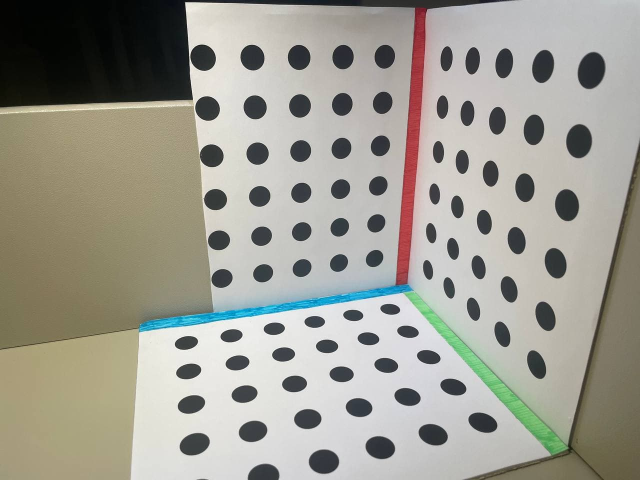
#> input picture cw1/cameraCalibration/3d/201.jpg, 1280 x 960 px, found by its file name (shown at 1/2 size)
$ python main2.py
#> lines starting #> are read from the running program, lines starting #| are printed output that depends on the picture; after the words box and inside, x2 and y2 are one past the last pixel; in counts of white or black regions, pixels touching at a corner belong together; long printed decimals are rounded
import math
from copy import deepcopy
import numpy as np
import cv2
from sympy import true

# Define Color Boundaries
RED = (np.array([0, 0, 110]), np.array([100, 100, 255]))
BLUE = (np.array([100, 100, 0]), np.array([255, 255, 100]))
GREEN = (np.array([100, 180, 100]), np.array([150, 255, 150]))
# Read Image
img = cv2.imread("data/201.jpg")
#> img is the input picture: shape (960, 1280, 3); mean B, G, R 145.6, 155.5, 157.2


def axis_line(img: np.ndarray, col: tuple) -> tuple:
    # Finding the Red Line (x-y plane and y-z plane separator)
#> called with col = ([0, 0, 110], [100, 100, 255])
    mask_img = cv2.inRange(img, col[0], col[1])
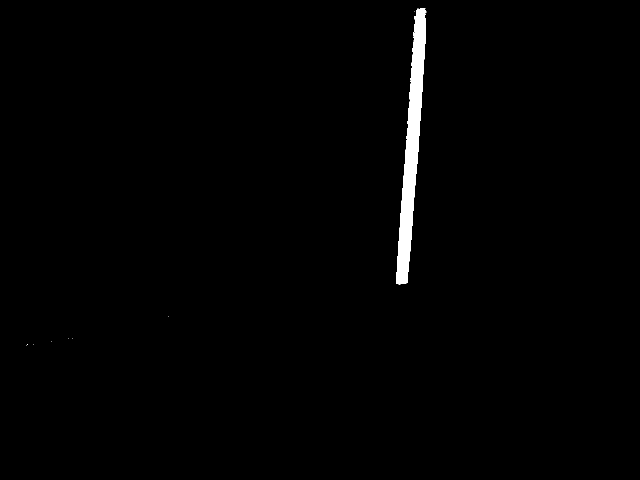
#> mask_img: shape (960, 1280) (shown at 1/2 size); 1.1% white; 13 white regions (12 under 20 px)
    line_cont_candidates = cv2.findContours(
        mask_img, cv2.RETR_LIST, cv2.CHAIN_APPROX_SIMPLE
    )[-2]
#> line_cont_candidates = 20 contours, 18 with area under 20; largest, box (x1, y1, x2, y2) and area: (792, 16, 852, 569) 12704, (848, 38, 851, 65) 50

    line_contour = max(line_cont_candidates, key=lambda x: cv2.contourArea(x))
#> line_contour = contour of 259 points, box (x1, y1, x2, y2) (792, 16, 852, 569), area 12704
    cv2.drawContours(img, line_contour, -1, [0, 0, 0], 10)
#> img: shape (960, 1280, 3); 0.71% of pixels changed, all inside (x1, y1, x2, y2) = (787, 11, 857, 574)
    cv2.imwrite("test.jpg", img)
    left_most = min(line_contour, key=lambda x: x[0][0])[0]
#> left_most = [792, 556]
    right_most = max(line_contour, key=lambda x: x[0][0])[0]
#> right_most = [851, 21]
    bottom_most = max(line_contour, key=lambda x: x[0][1])[0]
#> bottom_most = [797, 568]
    top_most = min(line_contour, key=lambda x: x[0][1])[0]
#> top_most = [842, 16]
    distance_0_1 = np.linalg.norm(top_most - left_most)
#> distance_0_1 = 542.3
    distance_1_2 = np.linalg.norm(right_most - top_most)
#> distance_1_2 = 10.3
    if distance_0_1 >= distance_1_2:
        pt1 = np.array(
            [
                int((bottom_most[0] + left_most[0]) / 2),
                int((bottom_most[1] + left_most[1]) / 2),
            ]
        )
#> pt1 = [794, 562]
        pt2 = np.array(
            [
                int((top_most[0] + right_most[0]) / 2),
                int((top_most[1] + right_most[1]) / 2),
            ]
        )
#> pt2 = [846, 18]
    else:
        pt1 = np.array(
            [
                int((top_most[0] + left_most[0]) / 2),
                int((top_most[1] + left_most[1]) / 2),
            ]
        )
        pt2 = np.array(
            [
                int((right_most[0] + bottom_most[0]) / 2),
                int((right_most[1] + bottom_most[1]) / 2),
            ]
        )
    return pt1, pt2


def shortest_distance(
    point1: np.ndarray, point2: np.ndarray, point3: np.ndarray
) -> float:
    """calculate shortest distance from point1 to line created from points2,3."""

    line = point2 - point3
    normal_vect = deepcopy(line)
    temp = normal_vect[1]
    normal_vect[1] = -normal_vect[0]
    normal_vect[0] = temp
    norm_factor = np.linalg.norm(normal_vect)
    unit_norm_vect = normal_vect / norm_factor
    point_to_line = point2 - point1
    output = abs(np.dot(point_to_line, unit_norm_vect))
    return output


def intersect_vects(
    point1: np.ndarray,
    point2: np.ndarray,
    point3: np.ndarray,
    point4: np.ndarray,
) -> np.ndarray:
    line_1_2 = point2 - point1
    line_3_4 = point4 - point3
    line_3_1 = point3 - point1
    mat = np.c_[line_1_2, line_3_4]
    inv_mat = np.linalg.inv(mat)
    vars = np.dot(inv_mat, line_3_1)
    output = point1 + vars[0] * line_1_2
    return output


red_pt1, red_pt2 = axis_line(img, RED)
#> red_pt1 = [794, 562]; red_pt2 = [846, 18]
print("here")
blue_pt1, blue_pt2 = axis_line(img, BLUE)
#> call 2 of axis_line, with col = ([100, 100, 0], [255, 255, 100])
#> in axis_line (call 2), `mask_img = cv2.inRange(img, col[0], col[1])`: mask_img: shape (960, 1280); 0.82% white; 291 white regions (287 under 20 px)
#> in axis_line (call 2), `line_cont_candidates = cv2.findContours( mask_img, cv2.RETR_LIST, cv2...`: line_cont_candidates = 311 contours, 310 with area under 20; largest, box (x1, y1, x2, y2) and area: (277, 570, 827, 664) 8820
#> in axis_line (call 2), `line_contour = max(line_cont_candidates, key=lambda x: cv2.contourArea..`: line_contour = contour of 456 points, box (x1, y1, x2, y2) (277, 570, 827, 664), area 8820
#> in axis_line (call 2), `cv2.drawContours(img, line_contour, -1, [0, 0, 0], 10)`:
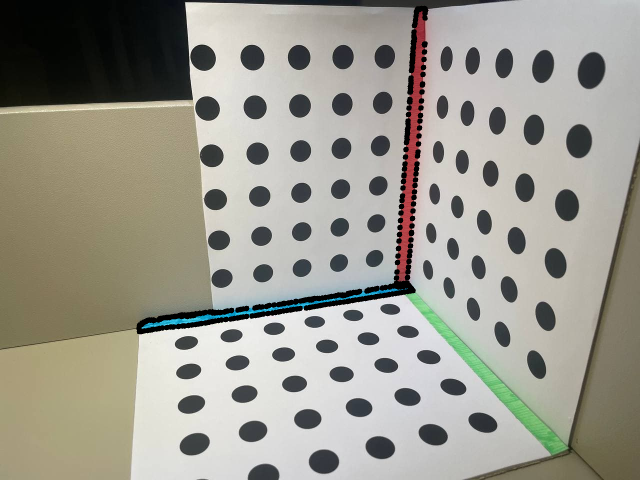
#> img: shape (960, 1280, 3) (shown at 1/2 size); mean B, G, R 143.1, 153.1, 155.1
#> in axis_line (call 2), `left_most = min(line_contour, key=lambda x: x[0][0])[0]`: left_most = [277, 656]
#> in axis_line (call 2), `right_most = max(line_contour, key=lambda x: x[0][0])[0]`: right_most = [826, 581]
#> in axis_line (call 2), `bottom_most = max(line_contour, key=lambda x: x[0][1])[0]`: bottom_most = [278, 663]
#> in axis_line (call 2), `top_most = min(line_contour, key=lambda x: x[0][1])[0]`: top_most = [816, 570]
#> in axis_line (call 2), `distance_0_1 = np.linalg.norm(top_most - left_most)`: distance_0_1 = 545.8
#> in axis_line (call 2), `distance_1_2 = np.linalg.norm(right_most - top_most)`: distance_1_2 = 14.87
#> in axis_line (call 2), `pt1 = np.array( [ int((bottom_most[0] + left_most[0]) / 2), int((botto..`: pt1 = [277, 659]
#> in axis_line (call 2), `pt2 = np.array( [ int((top_most[0] + right_most[0]) / 2), int((top_mos..`: pt2 = [821, 575]
#> blue_pt1 = [277, 659]; blue_pt2 = [821, 575]
green_pt1, green_pt2 = axis_line(img, GREEN)
#> call 3 of axis_line, with col = ([100, 180, 100], [150, 255, 150])
#> in axis_line (call 3), `mask_img = cv2.inRange(img, col[0], col[1])`:
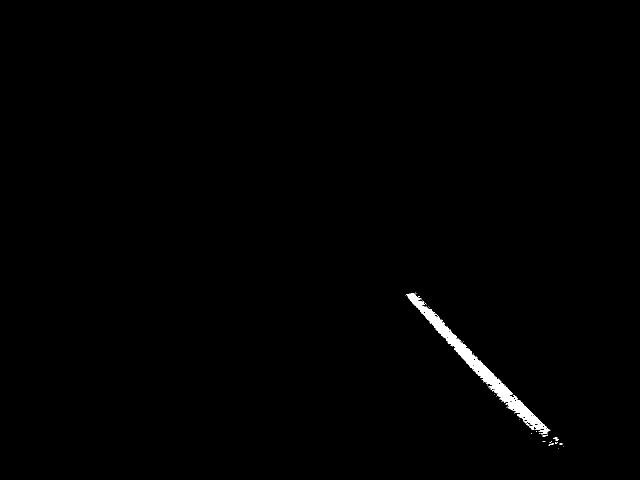
#> mask_img: shape (960, 1280) (shown at 1/2 size); 0.6% white; 48 white regions (45 under 20 px)
#> in axis_line (call 3), `line_cont_candidates = cv2.findContours( mask_img, cv2.RETR_LIST, cv2...`: line_cont_candidates = 171 contours, 166 with area under 20; largest, box (x1, y1, x2, y2) and area: (812, 586, 1101, 869) 6862, (1047, 838, 1060, 843) 32, (1069, 847, 1081, 851) 26, (845, 623, 854, 628) 22, (982, 776, 991, 781) 20
#> in axis_line (call 3), `line_contour = max(line_cont_candidates, key=lambda x: cv2.contourArea..`: line_contour = contour of 896 points, box (x1, y1, x2, y2) (812, 586, 1101, 869), area 6862
#> in axis_line (call 3), `cv2.drawContours(img, line_contour, -1, [0, 0, 0], 10)`:
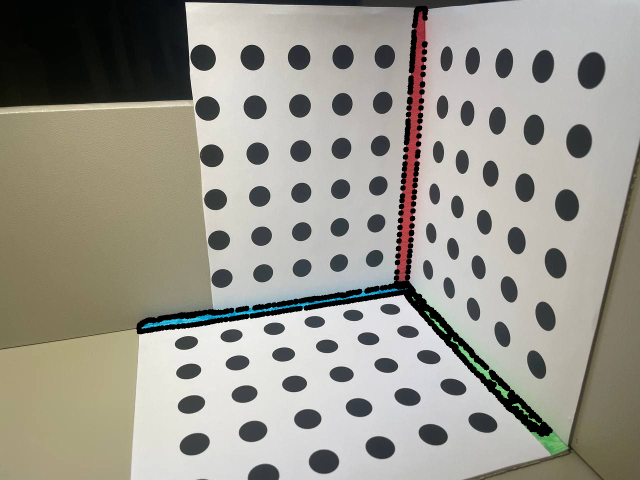
#> img: shape (960, 1280, 3) (shown at 1/2 size); 0.86% of pixels changed, all inside (x1, y1, x2, y2) = (808, 583, 1106, 874)
#> in axis_line (call 3), `left_most = min(line_contour, key=lambda x: x[0][0])[0]`: left_most = [812, 588]
#> in axis_line (call 3), `right_most = max(line_contour, key=lambda x: x[0][0])[0]`: right_most = [1100, 861]
#> in axis_line (call 3), `bottom_most = max(line_contour, key=lambda x: x[0][1])[0]`: bottom_most = [1083, 868]
#> in axis_line (call 3), `top_most = min(line_contour, key=lambda x: x[0][1])[0]`: top_most = [825, 586]
#> in axis_line (call 3), `distance_0_1 = np.linalg.norm(top_most - left_most)`: distance_0_1 = 13.15
#> in axis_line (call 3), `distance_1_2 = np.linalg.norm(right_most - top_most)`: distance_1_2 = 388.9
#> in axis_line (call 3), `pt1 = np.array( [ int((top_most[0] + left_most[0]) / 2), int((top_most..`: pt1 = [818, 587]
#> in axis_line (call 3), `pt2 = np.array( [ int((right_most[0] + bottom_most[0]) / 2), int((righ..`: pt2 = [1091, 864]
#> green_pt1 = [818, 587]; green_pt2 = [1091, 864]

# Finding all Calibration Dots
gray_img = cv2.cvtColor(img, cv2.COLOR_BGR2GRAY)
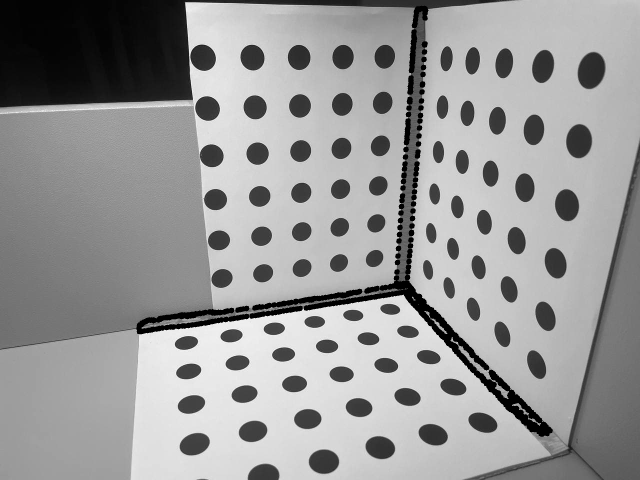
#> gray_img: shape (960, 1280) (shown at 1/2 size); min 0, max 255, mean 151.1
output = cv2.threshold(gray_img, 100, 255, cv2.THRESH_BINARY)
dot_cont_candidates = cv2.findContours(
    output[1], cv2.RETR_LIST, cv2.CHAIN_APPROX_TC89_KCOS
)[-2]
#> dot_cont_candidates = 377 contours, 266 with area under 20; largest, box (x1, y1, x2, y2) and area: (0, 0, 1280, 960) 1040306, (1154, 341, 1280, 909) 35437, (970, 912, 1188, 960) 5413, (1155, 104, 1211, 179) 3194, (1132, 248, 1185, 317) 2816
s1 = 300
s2 = 2500
dot_conts = [
    cnt for cnt in dot_cont_candidates if s1 < cv2.contourArea(cnt) < s2
]
#> dot_conts = 88 contours; largest, box (x1, y1, x2, y2) and area: (1109, 378, 1159, 443) 2461, (617, 899, 679, 948) 2334, (1064, 99, 1109, 167) 2304, (380, 88, 432, 143) 2156, (730, 872, 791, 919) 2143
xcenters = []
for c in dot_conts:
    M = cv2.moments(c)
    cX = int(M["m10"] / M["m00"])
    cY = int(M["m01"] / M["m00"])
    # cv2.circle(img, (cX, cY), 7, (255, 255, 255), -1)
    # cv2.putText(
    #     img,
    #     f"({cX},{cY})",
    #     (cX + 10, cY + 10),
    #     cv2.FONT_HERSHEY_SCRIPT_SIMPLEX,
    #     1,
    #     (0, 0, 0),
    # )
    xcenters.append(np.array([cX, cY]))
#> this loop made 88 passes
#> (cX, cY) on passes 1 to 12: (647, 922), (760, 894), (388, 888), (865, 868), (505, 862), (965, 844), (615, 837), (717, 814), (382, 808), (814, 793), (488, 787), (906, 773)
#> after the loop, xcenters = 88 pairs, first value 372 to 1133, second value 112 to 922

# Find 6-nearest points on the y-z plane to the x-y/y-z separator

# Exclude all dots not to the left of the x-y/y-z plane separator
y_z_dots = list(
    filter(
        lambda x: (
            x[0] < max(red_pt1[0], red_pt2[0])
            and x[1] < min(blue_pt1[1], blue_pt2[1])
        ),
        xcenters,
    )
)
#> y_z_dots = 31 pairs, first value 405 to 812, second value 112 to 556
list.sort(y_z_dots, key=lambda x: shortest_distance(x, red_pt1, red_pt2))
#> in shortest_distance, `line = point2 - point3`: line = [-52, 544]
#> in shortest_distance, `temp = normal_vect[1]`: temp = 544
#> in shortest_distance, `norm_factor = np.linalg.norm(normal_vect)`: norm_factor = 546.5
#> in shortest_distance, `unit_norm_vect = normal_vect / norm_factor`: unit_norm_vect = [0.995, 0.0952]
#> in shortest_distance, `point_to_line = point2 - point1`: point_to_line = [351, 6]
#> in shortest_distance, `output = abs(np.dot(point_to_line, unit_norm_vect))`: output = 350
y_z_dots = y_z_dots[:6]
#> y_z_dots = [[812, 447], [748, 516], [752, 446], [756, 371], [760, 291], [764, 205]]
list.sort(y_z_dots, key=lambda x: x[1], reverse=True)
y_z_dots = np.array(y_z_dots)
#> y_z_dots = [[748, 516], [812, 447], [752, 446], [756, 371], [760, 291], [764, 205]]
print("yz", y_z_dots.T)
#| yz [[748 812 752 756 760 764]
#|  [516 447 446 371 291 205]]

x_y_dots = list(
    filter(
        lambda x: (
            x[0] > min(red_pt1[0], red_pt2[0])
            and x[1] < min(green_pt1[1], green_pt2[1])
        ),
        xcenters,
    )
)
#> x_y_dots = 25 pairs, first value 812 to 1133, second value 117 to 578
list.sort(x_y_dots, key=lambda x: shortest_distance(x, red_pt1, red_pt2))
x_y_dots = x_y_dots[:6]
#> x_y_dots = [[812, 447], [892, 117], [884, 213], [876, 303], [868, 387], [861, 465]]
list.sort(x_y_dots, key=lambda x: x[1], reverse=True)
x_y_dots = np.array(x_y_dots)
#> x_y_dots = [[861, 465], [812, 447], [868, 387], [876, 303], [884, 213], [892, 117]]
print("xy", x_y_dots.T)
#| xy [[861 812 868 876 884 892]
#|  [465 447 387 303 213 117]]
origin = intersect_vects(red_pt1, red_pt2, green_pt1, green_pt2)
#> in intersect_vects, `line_1_2 = point2 - point1`: line_1_2 = [52, -544]
#> in intersect_vects, `line_3_4 = point4 - point3`: line_3_4 = [273, 277]
#> in intersect_vects, `line_3_1 = point3 - point1`: line_3_1 = [24, 25]
#> in intersect_vects, `mat = np.c_[line_1_2, line_3_4]`: mat = [[52, 273], [-544, 277]]
#> in intersect_vects, `inv_mat = np.linalg.inv(mat)`: inv_mat = [[0.0017, -0.00168], [0.00334, 0.000319]]
#> in intersect_vects, `vars = np.dot(inv_mat, line_3_1)`: vars = [-0.00109, 0.0881]
#> in intersect_vects, `output = point1 + vars[0] * line_1_2`: output = [793.9, 562.6]
#> origin = [793.9, 562.6]
x_z_dots = list(
    filter(
        lambda x: (x[0] > origin[1]),
        xcenters,
    )
)
#> x_z_dots = 66 pairs, first value 566 to 1133, second value 112 to 922
list.sort(x_z_dots, key=lambda x: abs(np.linalg.norm(x - origin)))

x_z_dots = x_z_dots[0]
#> x_z_dots = [779, 618]

i_mat = np.c_[x_y_dots.T, y_z_dots.T, x_z_dots.T]
# [8 lines of commented-out code are left out]

cv2.line(img, tuple(red_pt1), tuple(red_pt2), color=(255, 255, 255))
cv2.line(img, tuple(blue_pt1), tuple(blue_pt2), color=(255, 255, 255))
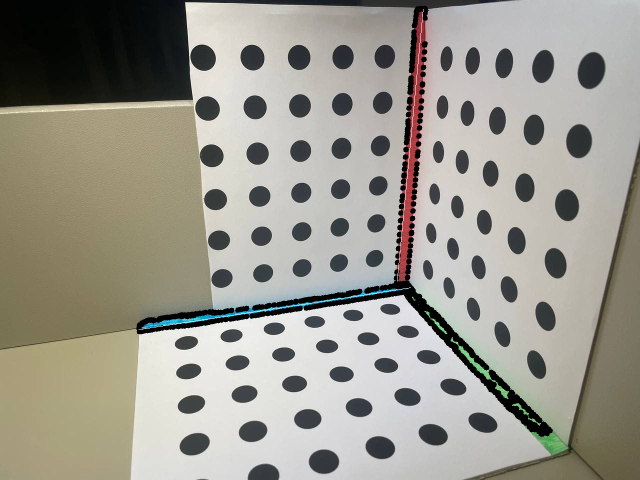
#> img: shape (960, 1280, 3) (shown at 1/2 size); mean B, G, R 142, 151.6, 154.1
cv2.line(img, tuple(green_pt1), tuple(green_pt2), color=(255, 255, 255))
#> img: shape (960, 1280, 3); 0.02% of pixels changed, all inside (x1, y1, x2, y2) = (818, 587, 1092, 865)
cv2.imwrite("output.jpg", img)


p_mat = np.array(
    [
        [0.03, 0.03, 0.03, 0.03, 0.03, 0.03, 0, 0, 0, 0, 0, 0, 0.03],
        [
            0.03,
            0.06,
            0.09,
            0.12,
            0.15,
            0.18,
            0.03,
            0.06,
            0.09,
            0.12,
            0.15,
            0.18,
            0,
        ],
        [0, 0, 0, 0, 0, 0, 0.03, 0.03, 0.03, 0.03, 0.03, 0.03, 0.03],
    ]
)
for id in range(p_mat.shape[1]):
    r_point = np.r_[p_mat[:, id], 1]
    i_point = i_mat[:, id]
    corr_1 = np.array(
        np.r_[(r_point * -1), np.zeros(4), (r_point * i_point[0])]
    )
    corr_1 = np.expand_dims(corr_1, axis=0)
    corr_2 = np.array(
        np.r_[np.zeros(4), (r_point * -1), (r_point * i_point[1])]
    )
    corr_2 = np.expand_dims(corr_2, axis=0)
    if id == 0:
        output = corr_1
        output = np.r_[output, corr_2]
    else:
        output = np.r_[output, corr_1, corr_2]
#> this loop made 13 passes
#> (r_point, i_point, corr_1, corr_2) on passes 1 to 4: ([0.03, 0.03, 0, 1], [861, 465], [-0.03, -0.03, 0, -1, 0, 0, 0, 0, 25.83, 25.83, 0, 861], [0, 0, 0, 0, -0.03, -0.03, 0, -1, 13.95, 13.95, 0, 465]), ([0.03, 0.06, 0, 1], [812, 447], [-0.03, -0.06, 0, -1, 0, 0, 0, 0, 24.36, 48.72, 0, 812], [0, 0, 0, 0, -0.03, -0.06, 0, -1, 13.41, 26.82, 0, 447]), ([0.03, 0.09, 0, 1], [868, 387], [-0.03, -0.09, 0, -1, 0, 0, 0, 0, 26.04, 78.12, 0, 868], [0, 0, 0, 0, -0.03, -0.09, 0, -1, 11.61, 34.83, 0, 387]), ([0.03, 0.12, 0, 1], [876, 303], [-0.03, -0.12, 0, -1, 0, 0, 0, 0, 26.28, 105.1, 0, 876], [0, 0, 0, 0, -0.03, -0.12, 0, -1, 9.09, 36.36, 0, 303])

svd_matrix = np.linalg.svd(output)
u, d, v_h = svd_matrix
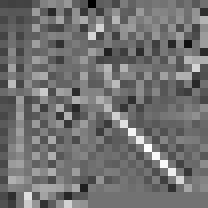
#> u: shape (26, 26) float64 (shown 8 times larger); min -0.657, max 0.81, mean -0.00312; drawn with min black and max white
#> d = [3278.1, 184.9, 65.69, 17.17, 3.59, 0.57, 0.102, 0.0403, 0.0291, 0.0102, 0.00834, 1.97e-17]
m_vect = v_h[-1, :]
#> m_vect = [0.554, 1.14e-14, 0.554, -0.0166, 0.439, -2.18e-15, 0.439, -0.0132, 0.000711, 2.29e-17, 0.000711, -2.13e-05]
m_mat = np.reshape(m_vect, (3, 4))
#> m_mat = [[0.554, 1.14e-14, 0.554, -0.0166], [0.439, -2.18e-15, 0.439, -0.0132], [0.000711, 2.29e-17, 0.000711, -2.13e-05]]

# split into a_matrix, and v_vector
a_mat = m_mat[:, :-1]
#> a_mat = [[0.554, 1.14e-14, 0.554], [0.439, -2.18e-15, 0.439], [0.000711, 2.29e-17, 0.000711]]
b_vect = m_mat[:, -1]
#> b_vect = [-0.0166, -0.0132, -2.13e-05]

rho = 1 / np.linalg.norm(a_mat[2, :])
#> rho = 994.6

principal_x = (rho ** 2) * (np.dot(a_mat[0, :].T, a_mat[2, :]))
#> principal_x = 779
principal_y = (rho ** 2) * (np.dot(a_mat[1, :].T, a_mat[2, :]))
#> principal_y = 618

cross_1 = np.cross(a_mat[0, :], a_mat[2, :])
#> cross_1 = [-4.6e-18, 1.59e-16, 4.6e-18]
norm_1 = np.linalg.norm(cross_1)
#> norm_1 = 1.59e-16
cross_2 = np.cross(a_mat[1, :], a_mat[2, :])
#> cross_2 = [-1.16e-17, 3.45e-17, 1.16e-17]
norm_2 = np.linalg.norm(cross_2)
#> norm_2 = 3.82e-17
skew = np.dot(cross_1.T, cross_2) / (norm_1 * norm_2)
#> skew = 0.919
theta = math.acos(skew)
#> theta = 0.404
focal_alpha = (rho ** 2) * norm_1 * math.sin(theta)
#> focal_alpha = 6.19e-11
focal_beta = (rho ** 2) * norm_2 * math.sin(theta)
#> focal_beta = 1.49e-11

camera_params = np.array(
    [
        [focal_alpha, -focal_alpha / math.tan(theta), principal_x],
        [0, focal_beta / math.sin(theta), principal_y],
        [0, 0, 1],
    ]
)
#> camera_params = [[6.19e-11, -1.45e-10, 779], [0, 3.78e-11, 618], [0, 0, 1]]
cam_inverse = np.linalg.inv(camera_params)
#> cam_inverse = [[1.61e+10, 6.18e+10, -5.08e+13], [0, 2.65e+10, -1.64e+13], [0, 0, 1]]

rotate_1 = cross_2 / norm_2
#> rotate_1 = [-0.305, 0.903, 0.305]
rotate_2 = a_mat[2, :] / np.linalg.norm(a_mat[2, :])
#> rotate_2 = [0.707, 2.28e-14, 0.707]
rotate_3 = np.cross(rotate_1, rotate_2)
#> rotate_3 = [0.638, 0.431, -0.638]
rotate = np.r_[[rotate_1], [rotate_2], [rotate_3]]
#> rotate = [[-0.305, 0.903, 0.305], [0.707, 2.28e-14, 0.707], [0.638, 0.431, -0.638]]
translate = rho * np.dot(cam_inverse, b_vect)
#> translate = [0.41, 0.153, -0.0212]
print(camera_params)
#| [[ 6.19429650e-11 -1.44773175e-10  7.79000000e+02]
#|  [ 0.00000000e+00  3.77889707e-11  6.18000000e+02]
#|  [ 0.00000000e+00  0.00000000e+00  1.00000000e+00]]
print(rotate)
#| [[-3.04500503e-01  9.02529162e-01  3.04500503e-01]
#|  [ 7.07106781e-01  2.28227235e-14  7.07106781e-01]
#|  [ 6.38184490e-01  4.30628741e-01 -6.38184490e-01]]
print(translate)
#| [ 0.4095  0.1529 -0.02121 ]
